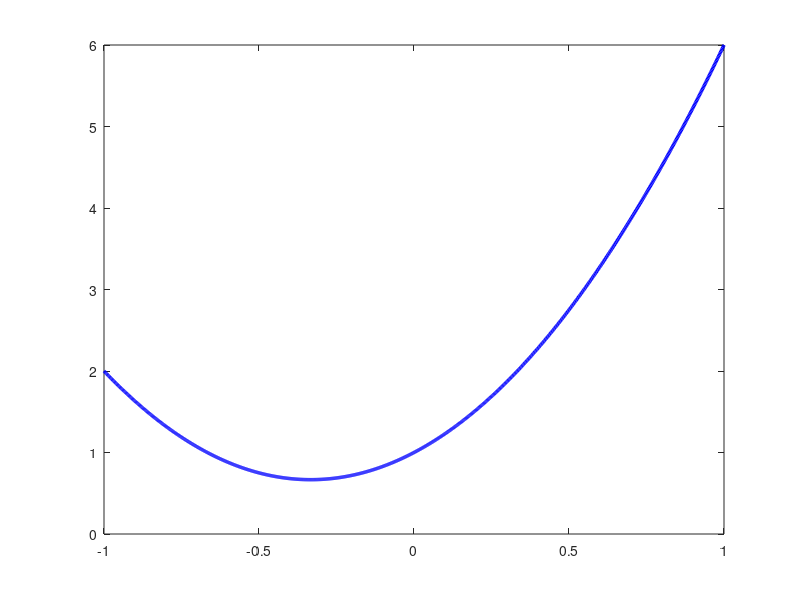

Recreate this plot in MATLAB. (Note: this script raises an error after producing the figure.)
clear all; close all; clc;

minx = -1;
maxx = 1;
n = 1000;
m = 10;

a = 3;
b = 2;
c = 1;
f = @(x) a*x.*x + b*x + c;
x = linspace(minx,maxx,n);

xt = rand(1,m)*2-1;
pol  = polyfit(xt,f(xt),1); 
p = @(x) pol(1)*x + pol(2);

fsize=36; fname='times';
functionlinecolor = 'b';
regresionlinecolor = 'r';
pointscolor = 'k';
pointssize = 800;
pointtype = '.';
linewidth = 2.5;
%
%figure()
%title('underfit / overfit');
%plot(x,f(x),'DisplayName','function','Color',functionlinecolor,'LineWidth',linewidth); hold on;

figure()
plot(x,f(x),'DisplayName','function: f(x) = 3*x^2+2*x+1','Color',functionlinecolor,'LineWidth',linewidth);
hold on;
scatter(xt,f(xt),pointssize,pointtype,pointscolor,'DisplayName','training points');
plot(x,p(x),'DisplayName','linear regression','Color',regresionlinecolor,'LineWidth',linewidth);
xlabel('x','FontName',fname,'fontsize',fsize);
ylabel('f(x)','FontName',fname,'fontsize',fsize);
ha=gca;set(ha,'linewidth',linewidth,'FontName',fname,'FontSize',fsize,'Box','off');
legend show;
hold off;

%%%% proyection into feature space %%%%
rx = linspace(0,1,10);
ry = linspace(-1,1,10);                                                                            
X = rx'*ones(1,10);
Y = ry'*ones(1,10);
Y = Y';
Z = 3*X+2*Y+1;


figure()
surf(X,Y,Z,'FaceColor','red','EdgeColor','none','FaceAlpha',0.3,'DisplayName','plane: f(Phi1,Phi2) = 3*Phi1+2*Phi2+1');
hold on;
plot3(x.*x,x,f(x),'DisplayName','line: f(x) = 3*x^2+2*x+1','Color','b','LineWidth',linewidth);
scatter3(xt.*xt,xt,f(xt),pointssize,pointtype,pointscolor,'DisplayName','training points');
xlabel('Phi1 / x^2','FontName',fname,'fontsize',fsize);
ylabel('Phi2 / x','FontName',fname,'fontsize',fsize);
zlabel('f(Phi1,Phi2) / f(x)','FontName',fname,'fontsize',fsize);
ha=gca;set(ha,'linewidth',linewidth,'FontName',fname,'FontSize',fsize,'Box','off');
legend show;
hold off;



%minx = -1;
%maxx = 1;
%k = 26;
%%xdata = rand(1,m)*(maxx-minx)+minx;
%%m4 = round(m/4);
%%xdata = rand(1,m4)*(maxx-minx)/4+minx;
%%xdata = [xdata rand(1,m4)*(maxx-minx)/1.5+minx];
%%xdata = [xdata rand(1,m-2*m4)*(maxx-minx)+minx];
%xdata = linspace(minx,maxx,k);
%p = 2*pi/(maxx-minx);
%n = 10000;
%x = linspace(minx,maxx,n);
%
%%a0 = 1;
%%a1 = 2;
%%a2 = 1;
%%b1 = 1;
%%b2 = 2;
%%displacement = 0.15;
%%r = 0.9;
%%f = @(x) -(a0+a1*cos(r*(x+0.15)*p)+b1*sin(r*(x+0.15)*p)+a2*cos(2*r*(x+0.15)*p)+b2*sin(2*r*(x+0.15)*p)) + 7
%
%%a=1; b1=0.5; m1=-0.3; c1=0.01; b2=0.5; m2=0.3; c2=0.01;
%a = 1; b = 0.5; m=0.3; c=0.03;
%b1=b; m1=-m; c1=c; b2=b; m2=m; c2=c;
%f = @(x) a*x.^2 + b1*exp((-(x-m1).^2)/c1) + b2*exp((-(x-m2).^2)/c2);
%
%%a = 2;
%%b = 0.1;
%%c = 4;
%%d = 0.01;
%%f = @(x) a*exp(b*x)+c*exp(d*x);
%
%ydata = f(xdata);
%randomnoise = (rand(1,k)*2-1)*(max(ydata)-min(ydata))*0.5*0.3;
%ydata = ydata + randomnoise;
%
%options2 = fitoptions('sin2');
%options2.Algorithm = "Levenberg-Marquardt";
%options8 = fitoptions('sin8');
%options8.Algorithm = "Levenberg-Marquardt";
%underfit = fit(xdata',ydata','sin2',options2);
%overfit  = fit(xdata',ydata','sin8',options8);
%
%%%%%PLOTS%%%%%%
%%%%%%%%%%%%%%%%
%fsize=36; fname='times';
%functionlinecolor = 'k';
%underfitcolor = 'b';
%overfitcolor = 'r';
%pointscolor = 'k';
%pointssize = 500;
%pointtype = 'x';
%linewidth = 2.5;
%
%figure()
%title('underfit / overfit');
%plot(x,f(x),'DisplayName','function','Color',functionlinecolor,'LineWidth',linewidth); hold on;
%plot(x,underfit(x),'DisplayName','underfitting','Color',underfitcolor,'LineWidth',linewidth); 
%plot(x,overfit(x),'DisplayName','overfitting','Color',overfitcolor,'LineWidth',linewidth);
%scatter(xdata,ydata,pointssize,pointtype,pointscolor,'DisplayName','training points');
%xlabel('x','FontName',fname,'fontsize',fsize);
%ylabel('f(x)','FontName',fname,'fontsize',fsize);
%ha=gca;set(ha,'linewidth',linewidth,'FontName',fname,'FontSize',fsize,'Box','off');
%legend show;
%hold off;
%
%figure()
%title('underfit');
%plot(x,f(x),'DisplayName','function','Color',functionlinecolor,'LineWidth',linewidth); hold on;
%plot(x,underfit(x),'DisplayName','underfitting','Color',underfitcolor,'LineWidth',linewidth); 
%scatter(xdata,ydata,pointssize,pointtype,pointscolor,'DisplayName','training points');
%xlabel('x','FontName',fname,'fontsize',fsize);
%ylabel('f(x)','FontName',fname,'fontsize',fsize);
%ha=gca;set(ha,'linewidth',linewidth,'FontName',fname,'FontSize',fsize,'Box','off');
%legend show;
%hold off;
%
%figure()
%title('underfit / overfit');
%plot(x,f(x),'DisplayName','function','Color',functionlinecolor,'LineWidth',linewidth); hold on;
%plot(x,overfit(x),'DisplayName','overfitting','Color',overfitcolor,'LineWidth',linewidth);
%scatter(xdata,ydata,pointssize,pointtype,pointscolor,'DisplayName','training points');
%xlabel('x','FontName',fname,'fontsize',fsize);
%ylabel('f(x)','FontName',fname,'fontsize',fsize);
%ha=gca;set(ha,'linewidth',linewidth,'FontName',fname,'FontSize',fsize,'Box','off');
%legend show;
%hold off;
%
